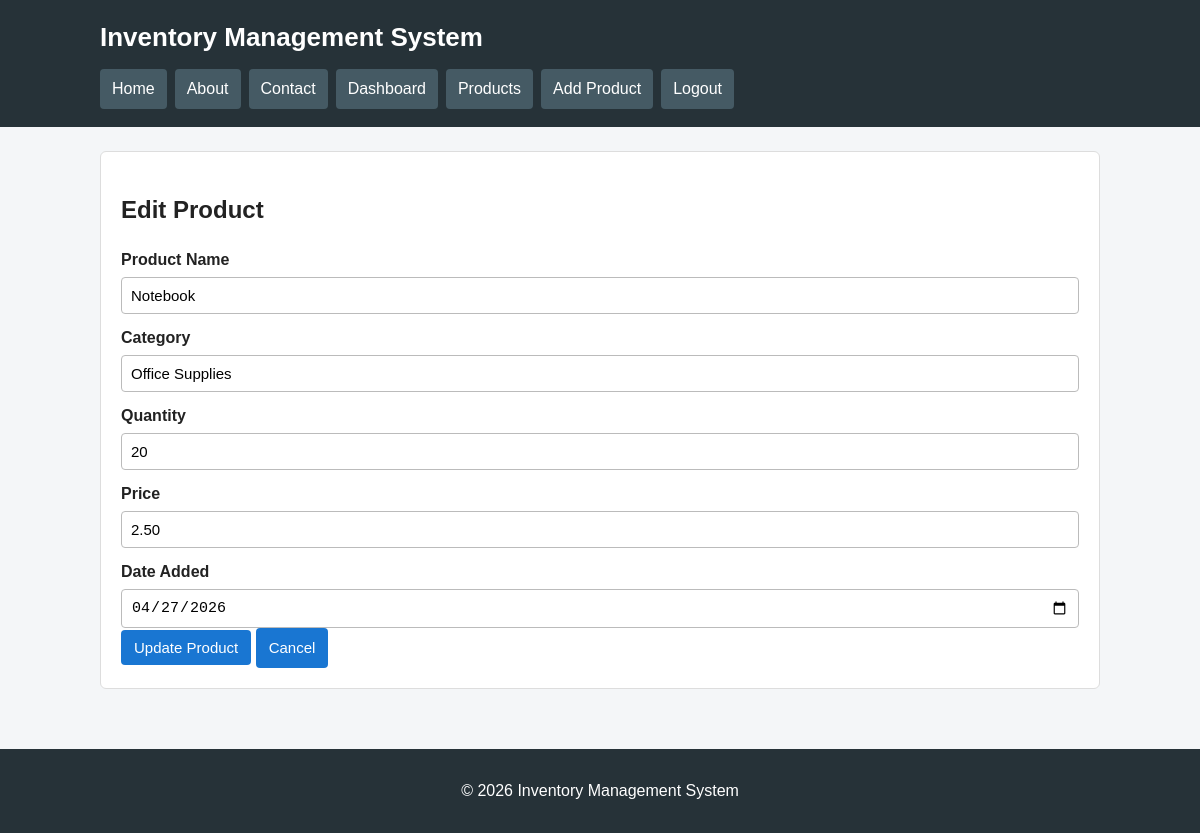
The app's page /edit_product.php?id=1 (signed in) with its own data.
### tables this page shows
CREATE TABLE IF NOT EXISTS products (
    id INT AUTO_INCREMENT PRIMARY KEY,
    product_name VARCHAR(100) NOT NULL,
    category VARCHAR(100) NOT NULL,
    quantity INT NOT NULL DEFAULT 0,
    price DECIMAL(10, 2) NOT NULL DEFAULT 0.00,
    date_added DATE NOT NULL
);

### edit_product.php (the view, shortened to what this page needs)
<?php
require_once 'config.php';
$id = (int) ($_GET['id'] ?? 0);
$sql = 'SELECT * FROM products WHERE id = ?';
$stmt = mysqli_prepare($conn, $sql);
mysqli_stmt_bind_param($stmt, 'i', $id);
mysqli_stmt_execute($stmt);
$result = mysqli_stmt_get_result($stmt);
$product = mysqli_fetch_assoc($result);
$product_name = $product['product_name'];
$category = $product['category'];
$quantity = $product['quantity'];
$price = $product['price'];
$date_added = $product['date_added'];
include 'includes/header.php';
?>
<section class="box">
    <h2>Edit Product</h2>
    <form method="post" action="edit_product.php?id=<?php echo $id; ?>">
        <label for="product_name">Product Name</label>
        <input type="text" id="product_name" name="product_name" value="<?php echo htmlspecialchars($product_name); ?>">
        <label for="category">Category</label>
        <input type="text" id="category" name="category" value="<?php echo htmlspecialchars($category); ?>">
        <label for="quantity">Quantity</label>
        <input type="number" id="quantity" name="quantity" min="0" value="<?php echo htmlspecialchars($quantity); ?>">
        <label for="price">Price</label>
        <input type="number" id="price" name="price" min="0" step="0.01" value="<?php echo htmlspecialchars($price); ?>">
        <label for="date_added">Date Added</label>
        <input type="date" id="date_added" name="date_added" value="<?php echo htmlspecialchars($date_added); ?>">
        <button type="submit">Update Product</button>
        <a class="button" href="products.php">Cancel</a>
    </form>
</section>
<?php include 'includes/footer.php'; ?>

### css/style.css (style rules this page uses)
* { box-sizing: border-box; }
body { margin: 0; font-family: Arial, sans-serif; color: #222; background: #f4f6f8; line-height: 1.5; }
.box { background: #fff; padding: 20px; border: 1px solid #ddd; border-radius: 6px; margin-bottom: 20px; }
form label { display: block; margin-top: 12px; font-weight: bold; }
input, select, textarea { width: 100%; padding: 9px; margin-top: 5px; border: 1px solid #bbb; border-radius: 4px; font-size: 15px; }
button, .button { display: inline-block; border: 0; background: #1976d2; color: #fff; padding: 9px 13px; border-radius: 4px; text-decoration: none; cursor: pointer; font-size: 15px; }

### records on screen
products: product_name "Notebook", category "Office Supplies", quantity "20", price "2.50", date_added "04/27/2026"
